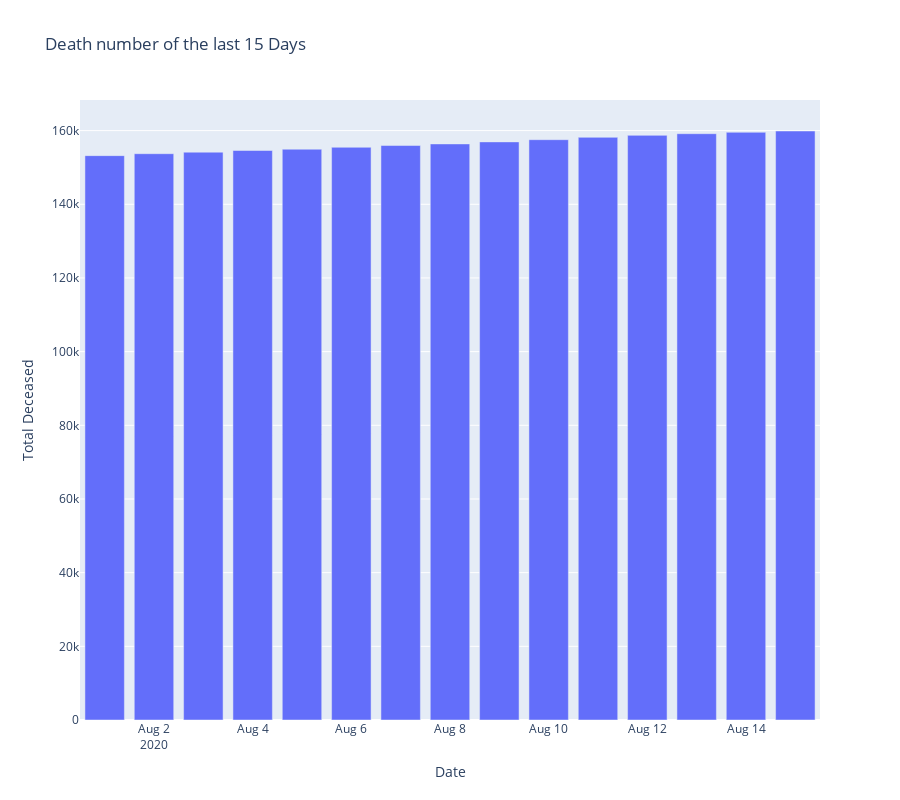

Notebook source saved alongside this figure:
### Code cell
top_20_death_cases_data = time_data.sort_values("Total Deceased", ascending=False).head(15)

fig = px.bar(top_20_death_cases_data,
            x = "Date",
            y="Total Deceased",
            orientation="v",
            height=800,
            title="Death number of the last 15 Days",
            )

fig.show()

### Figure 1 — Plotly figure (JSON) as saved in the notebook; plotly's stock layout.template omitted (floating-point values rounded to 4 significant figures)
{"data": [{"alignmentgroup": "True", "hoverlabel": {"namelength": 0}, "hovertemplate": "Date=%{x}<br>Total Deceased=%{y}", "legendgroup": "", "marker": {"color": "#636efa"}, "name": "", "offsetgroup": "", "orientation": "v", "showlegend": false, "textposition": "auto", "type": "bar", "x": ["2020-08-15T00:00:00", "2020-08-14T00:00:00", "2020-08-13T00:00:00", "2020-08-12T00:00:00", "2020-08-11T00:00:00", "2020-08-10T00:00:00", "2020-08-09T00:00:00", "2020-08-08T00:00:00", "2020-08-07T00:00:00", "2020-08-06T00:00:00", "2020-08-05T00:00:00", "2020-08-04T00:00:00", "2020-08-03T00:00:00", "2020-08-02T00:00:00", "2020-08-01T00:00:00"], "xaxis": "x", "y": [159896, 159546, 159166, 158710, 158176, 157539, 156941, 156391, 155951, 155473, 154953, 154603, 154153, 153735, 153210], "yaxis": "y"}], "layout": {"barmode": "relative", "height": 800, "legend": {"tracegroupgap": 0}, "title": {"text": "Death number of the last 15 Days"}, "xaxis": {"anchor": "y", "domain": [0, 1], "title": {"text": "Date"}}, "yaxis": {"anchor": "x", "domain": [0, 1], "title": {"text": "Total Deceased"}}}}
